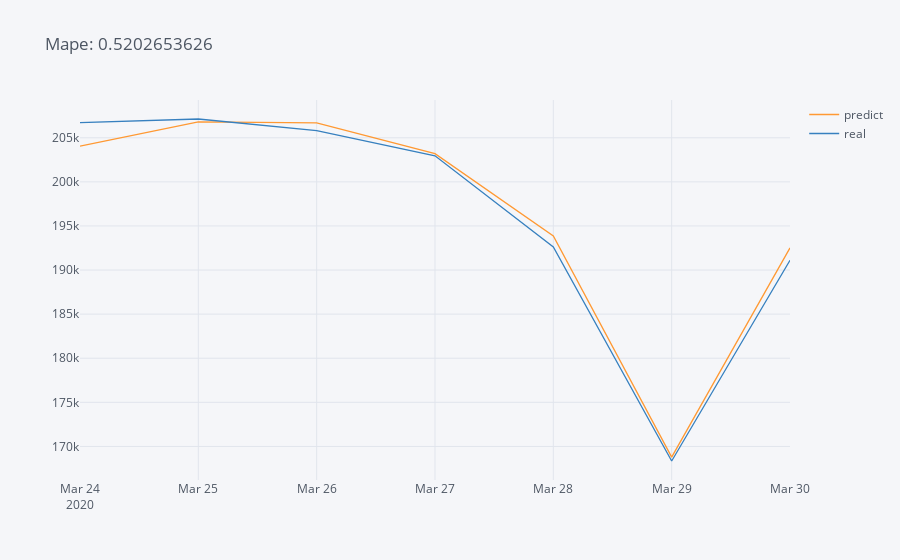

The code cell stored with this chart in its notebook:
### Code cell
ai = Mape(*reg2(7, "forcasting")[["predict", "real"]].values.T)
reg2(7, "forcasting")[["predict", "real"]].iplot(title = f"Mape: {ai:.10f}")

### Figure 1 — Plotly figure (JSON) as saved in the notebook; plotly's stock layout.template omitted (floating-point values rounded to 4 significant figures)
{"data": [{"line": {"color": "rgba(255, 153, 51, 1.0)", "dash": "solid", "shape": "linear", "width": 1.3}, "mode": "lines", "name": "predict", "text": "", "type": "scatter", "x": ["2020-03-24", "2020-03-25", "2020-03-26", "2020-03-27", "2020-03-28", "2020-03-29", "2020-03-30"], "y": [204100.0, 206800.0, 206700.0, 203200.0, 193900.0, 168800.0, 192500.0]}, {"line": {"color": "rgba(55, 128, 191, 1.0)", "dash": "solid", "shape": "linear", "width": 1.3}, "mode": "lines", "name": "real", "text": "", "type": "scatter", "x": ["2020-03-24", "2020-03-25", "2020-03-26", "2020-03-27", "2020-03-28", "2020-03-29", "2020-03-30"], "y": [206700.0, 207100.0, 205800.0, 203000.0, 192600.0, 168300.0, 191100.0]}], "layout": {"legend": {"bgcolor": "#F5F6F9", "font": {"color": "#4D5663"}}, "paper_bgcolor": "#F5F6F9", "plot_bgcolor": "#F5F6F9", "title": {"font": {"color": "#4D5663"}, "text": "Mape: 0.5202653626"}, "xaxis": {"gridcolor": "#E1E5ED", "showgrid": true, "tickfont": {"color": "#4D5663"}, "title": {"font": {"color": "#4D5663"}, "text": ""}, "zerolinecolor": "#E1E5ED"}, "yaxis": {"gridcolor": "#E1E5ED", "showgrid": true, "tickfont": {"color": "#4D5663"}, "title": {"font": {"color": "#4D5663"}, "text": ""}, "zerolinecolor": "#E1E5ED"}}}
